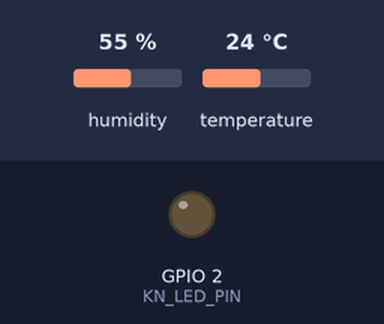
This program was run on a simulated ESP32. Parts: output pins drawn as LEDs (lit = HIGH). Wiring (inferred from the names in the program): SHT3x sensor at I2C address 0x44. The test bench sets the inputs (shaded band); at power-on: humidity 55 %, temperature 24 °C. WiFi joins after 1.5 s; servers stay silent unless stated; the local clock reads 2024-03-15 10:24:30 at power-on unless the program sets it; random numbers use the default seed unless the program sets one; no MQTT or app messages arrive unless stated; what the program prints to the serial monitor is not drawn.

Above: at 0.9 s.
Timing chart, 0 to 78.2 s (numbered marks = the images above):
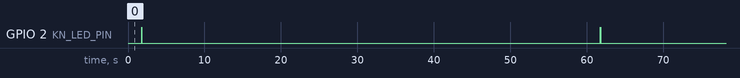

The program:

main.cpp
```cpp
// KisanNiti storage node: SHT30 probe in the grain -> ESP32 -> MQTT.
// Publishes DeviceTelemetryV1 (kisaniti/docs/contracts/L3b_SENSOR_STORAGE_CONTRACT_v1.md).
// The same source builds the real node and the Wokwi twin (see include/config.h).
#include <Arduino.h>
#include <WiFi.h>
#include <Wire.h>
#include <MQTT.h>
#include <esp_random.h>
#include <esp_timer.h>
#include <sys/time.h>
#include <time.h>

#include "config.h"
#include "sht3x_codec.h"
#include "dht11_codec.h"
#include "dht22_codec.h"
#include "sample_buffer.h"
#include "telemetry_json.h"

// DHT family (single-wire): DHT11 stop-gap or DHT22 (CHAT-56). Same driver, per-model timing and decoding.
#if KN_SENSOR_DHT11 && KN_SENSOR_DHT22
#error "choose one sensor: KN_SENSOR_DHT11 or KN_SENSOR_DHT22"
#endif
#if KN_SENSOR_DHT22
#define KN_SENSOR_DHT 1
#define KN_DHT_START_LOW_MS kn::DHT22_START_LOW_MS
#define KN_DHT_MIN_INTERVAL_MS kn::DHT22_MIN_INTERVAL_MS
#define KN_DHT_DECODE kn::dht22_decode
#elif KN_SENSOR_DHT11
#define KN_SENSOR_DHT 1
#define KN_DHT_START_LOW_MS kn::DHT11_START_LOW_MS
#define KN_DHT_MIN_INTERVAL_MS kn::DHT11_MIN_INTERVAL_MS
#define KN_DHT_DECODE kn::dht11_decode
#endif

#if KN_MQTT_TLS
#include <WiFiClientSecure.h>
static WiFiClientSecure net;
#else
static WiFiClient net;
#endif

static MQTTClient mqtt(1024);
static kn::SampleBuffer<KN_BUFFER_SIZE> buffer;
static kn::DeviceInfo device;

static char topic_telemetry[96];
static char topic_ack[96];
static char topic_status[96];
static char client_id[48];

static uint32_t next_seq = 0;
static uint64_t next_sample_ms = 0;
static uint64_t last_wifi_attempt_ms = 0;
static uint64_t last_mqtt_attempt_ms = 0;
static uint64_t mqtt_backoff_ms = 2000;
static uint64_t last_health_ms = 0;
static bool clock_synced = false;
static uint32_t published_total = 0;
static uint32_t acked_total = 0;

static uint64_t uptime_ms() { return (uint64_t)(esp_timer_get_time() / 1000); }

static int64_t epoch_ms_now() {
  struct timeval tv;
  gettimeofday(&tv, nullptr);
  return (int64_t)tv.tv_sec * 1000 + tv.tv_usec / 1000;
}

// The clock counts as synced once SNTP has moved it past 2024-01-01.
static bool clock_is_valid() { return time(nullptr) > 1704067200; }

// ---------- SHT30 (single shot, high repeatability, no clock stretching) ----------

static bool sht3x_command(uint16_t cmd) {
  Wire.beginTransmission(kn::SHT3X_ADDR_DEFAULT);
  Wire.write((uint8_t)(cmd >> 8));
  Wire.write((uint8_t)(cmd & 0xFF));
  return Wire.endTransmission() == 0;
}

static kn::ReadStatus sht3x_measure_once(float *t, float *rh) {
  if (!sht3x_command(kn::SHT3X_CMD_SINGLE_HIGH_NOSTRETCH)) return kn::ReadStatus::NO_ACK;
  delay(kn::SHT3X_MEAS_HIGH_MAX_MS);
  // Without clock stretching the sensor NACKs the read header until data is ready.
  for (int attempt = 0; attempt < 3; attempt++) {
    if (Wire.requestFrom((uint8_t)kn::SHT3X_ADDR_DEFAULT, (uint8_t)6) == 6) {
      uint8_t frame[6];
      for (int i = 0; i < 6; i++) frame[i] = Wire.read();
      return kn::sht3x_decode(frame, t, rh);
    }
    delay(5);
  }
  return kn::ReadStatus::TIMEOUT;
}

[[maybe_unused]] static kn::ReadStatus sht3x_measure(float *t, float *rh) {
  kn::ReadStatus st = sht3x_measure_once(t, rh);
  if (st != kn::ReadStatus::OK) st = sht3x_measure_once(t, rh);  // one retry
  return st;
}

#if KN_SENSOR_DHT
// ---------- DHT11 / DHT22 (single-wire, bit-banged; frame decoding in dht11_codec.h / dht22_codec.h) ----------

static portMUX_TYPE dht_mux = portMUX_INITIALIZER_UNLOCKED;

static bool dht_wait_level(int level, uint32_t timeout_us) {
  uint32_t start = micros();
  while (digitalRead(KN_DHT_PIN) != level) {
    if (micros() - start > timeout_us) return false;
  }
  return true;
}

static kn::ReadStatus dht_measure_once(float *t, float *rh) {
  uint8_t f[5] = {0, 0, 0, 0, 0};
  pinMode(KN_DHT_PIN, OUTPUT);
  digitalWrite(KN_DHT_PIN, LOW);
  delay(KN_DHT_START_LOW_MS);
  kn::ReadStatus st = kn::ReadStatus::OK;
  portENTER_CRITICAL(&dht_mux);  // the 40 bits take ~4 ms; keep interrupts from skewing pulse widths
  digitalWrite(KN_DHT_PIN, HIGH);
  delayMicroseconds(30);
  pinMode(KN_DHT_PIN, INPUT_PULLUP);
  if (!dht_wait_level(LOW, 100)) {
    st = kn::ReadStatus::NO_ACK;  // sensor never answered the start signal
  } else if (!dht_wait_level(HIGH, 100) || !dht_wait_level(LOW, 100)) {
    st = kn::ReadStatus::TIMEOUT;
  } else {
    for (int i = 0; i < 40; i++) {
      if (!dht_wait_level(HIGH, 80)) { st = kn::ReadStatus::TIMEOUT; break; }
      uint32_t rise = micros();
      if (!dht_wait_level(LOW, 100)) { st = kn::ReadStatus::TIMEOUT; break; }
      f[i / 8] = (uint8_t)(f[i / 8] << 1);
      if (micros() - rise > kn::DHT11_BIT_ONE_US) f[i / 8] |= 1;
    }
  }
  portEXIT_CRITICAL(&dht_mux);
  if (st != kn::ReadStatus::OK) return st;
  return KN_DHT_DECODE(f, t, rh);
}

static kn::ReadStatus sensor_measure(float *t, float *rh) {
  kn::ReadStatus st = dht_measure_once(t, rh);
  if (st != kn::ReadStatus::OK) {
    delay(KN_DHT_MIN_INTERVAL_MS);  // DHT11 needs >= 1 s, DHT22 >= 2 s between reads
    st = dht_measure_once(t, rh);    // one retry
  }
  return st;
}
#else
static kn::ReadStatus sensor_measure(float *t, float *rh) { return sht3x_measure(t, rh); }
#endif

// ---------- sampling ----------

static void take_sample() {
  kn::Sample s{};
  s.seq = next_seq++;
  s.uptime_ms = uptime_ms();
  float t = 0, rh = 0;
  s.status = sensor_measure(&t, &rh);
  s.temperature_c = kn::round2(t);
  s.humidity_pct = kn::round2(rh);
  if (clock_synced) {
    s.epoch_ms = epoch_ms_now();
    s.time_quality = kn::TimeQuality::NTP_SYNCED;
  } else {
    s.epoch_ms = 0;
    s.time_quality = kn::TimeQuality::UNSYNCED;
  }
  s.state = kn::SendState::PENDING;
  bool dropped = buffer.push(s);
  if (s.status == kn::ReadStatus::OK) {
    Serial.printf("[kn] sample seq=%lu T=%.2fC RH=%.2f%% time=%s buffered=%u%s\n",
                  (unsigned long)s.seq, s.temperature_c, s.humidity_pct,
                  kn::time_quality_name(s.time_quality), (unsigned)buffer.size(),
                  dropped ? " (oldest dropped: buffer full)" : "");
  } else {
    Serial.printf("[kn] sample seq=%lu read_status=%s buffered=%u\n", (unsigned long)s.seq,
                  kn::read_status_name(s.status), (unsigned)buffer.size());
  }
}

// ---------- MQTT ----------

static void on_message(String &topic, String &payload) {
  if (topic != topic_ack) return;
  uint32_t seq;
  if (kn::parse_ack(payload.c_str(), payload.length(), device.boot_id, &seq)) {
    if (buffer.remove_seq(seq)) acked_total++;
    Serial.printf("[kn] ack seq=%lu buffered=%u\n", (unsigned long)seq, (unsigned)buffer.size());
  }
}

static void publish_status(bool online) {
  char payload[128], at[kn::INSTANT_LEN];
  if (clock_synced) {
    kn::format_utc(epoch_ms_now(), at);
    snprintf(payload, sizeof payload, "{\"state\":\"%s\",\"boot_id\":\"%s\",\"at\":\"%s\"}",
             online ? "online" : "offline", device.boot_id, at);
  } else {
    snprintf(payload, sizeof payload, "{\"state\":\"%s\",\"boot_id\":\"%s\",\"at\":null}",
             online ? "online" : "offline", device.boot_id);
  }
  mqtt.publish(topic_status, payload, strlen(payload), true, 1);
}

static void maintain_wifi() {
  if (WiFi.status() == WL_CONNECTED) return;
  uint64_t now = uptime_ms();
  if (last_wifi_attempt_ms != 0 && now - last_wifi_attempt_ms < 30000) return;
  last_wifi_attempt_ms = now;
  Serial.printf("[kn] wifi connecting to %s\n", KN_WIFI_SSID);
  WiFi.disconnect();
  if (KN_WIFI_CHANNEL) {
    WiFi.begin(KN_WIFI_SSID, KN_WIFI_PASS, KN_WIFI_CHANNEL);
  } else {
    WiFi.begin(KN_WIFI_SSID, KN_WIFI_PASS);
  }
}

static void maintain_clock() {
  if (clock_synced || !clock_is_valid()) return;
  clock_synced = true;
  size_t n = buffer.backfill_time(epoch_ms_now(), uptime_ms());
  char at[kn::INSTANT_LEN];
  kn::format_utc(epoch_ms_now(), at);
  Serial.printf("[kn] clock synced %s; back-filled %u earlier samples\n", at, (unsigned)n);
}

static void maintain_mqtt() {
  if (WiFi.status() != WL_CONNECTED || mqtt.connected()) return;
  if (KN_MQTT_TLS && !clock_synced) return;  // certificate dates need a valid clock
  uint64_t now = uptime_ms();
  if (last_mqtt_attempt_ms != 0 && now - last_mqtt_attempt_ms < mqtt_backoff_ms) return;
  last_mqtt_attempt_ms = now;
  char will[96];
  snprintf(will, sizeof will, "{\"state\":\"offline\",\"boot_id\":\"%s\",\"at\":null}", device.boot_id);
  mqtt.setWill(topic_status, will, true, 1);
  Serial.printf("[kn] mqtt connecting to %s:%d as %s\n", KN_MQTT_HOST, KN_MQTT_PORT, client_id);
  bool ok = strlen(KN_MQTT_USER) > 0 ? mqtt.connect(client_id, KN_MQTT_USER, KN_MQTT_PASS)
                                     : mqtt.connect(client_id);
  if (!ok) {
    Serial.printf("[kn] mqtt connect failed (lastError=%d returnCode=%d), retry in %lus\n",
                  (int)mqtt.lastError(), (int)mqtt.returnCode(), (unsigned long)(mqtt_backoff_ms / 1000));
    mqtt_backoff_ms = mqtt_backoff_ms * 2 > 60000 ? 60000 : mqtt_backoff_ms * 2;
    return;
  }
  mqtt_backoff_ms = 2000;
  mqtt.subscribe(topic_ack, 1);
  publish_status(true);
  Serial.println("[kn] mqtt connected");
}

static void send_buffered() {
  if (!mqtt.connected()) return;
  uint64_t now = uptime_ms();
  if (KN_APP_ACK) buffer.expire_waiting(now, KN_ACK_TIMEOUT_MS);
  char payload[640];
  int sent = 0;
  size_t i = 0;
  while (i < buffer.size() && sent < KN_MAX_SENDS_PER_LOOP) {
    kn::Sample &s = buffer.at(i);
    bool untimed_too_young = s.time_quality == kn::TimeQuality::UNSYNCED && now - s.uptime_ms < KN_UNSYNCED_HOLD_MS;
    if (s.state != kn::SendState::PENDING || untimed_too_young) {
      i++;
      continue;
    }
    size_t len = kn::build_telemetry(s, device, buffer.dropped(), payload, sizeof payload);
    if (len == 0 || !mqtt.publish(topic_telemetry, payload, (int)len, false, 1)) {
      Serial.printf("[kn] publish failed seq=%lu; will retry\n", (unsigned long)s.seq);
      return;
    }
    published_total++;
    sent++;
    digitalWrite(KN_LED_PIN, HIGH);
    Serial.printf("TX %s %s\n", topic_telemetry, payload);
    if (KN_APP_ACK) {
      s.state = kn::SendState::AWAIT_ACK;
      s.sent_at_ms = now;
      s.send_count++;
      i++;
    } else {
      buffer.remove_seq(s.seq);  // broker PUBACK only (stand-alone twin)
    }
  }
  digitalWrite(KN_LED_PIN, LOW);
}

static void log_health() {
  uint64_t now = uptime_ms();
  if (now - last_health_ms < 60000) return;
  last_health_ms = now;
  Serial.printf("[kn] health wifi=%d mqtt=%d clock=%d buffered=%u dropped=%lu published=%lu acked=%lu\n",
                WiFi.status() == WL_CONNECTED, mqtt.connected(), clock_synced, (unsigned)buffer.size(),
                (unsigned long)buffer.dropped(), (unsigned long)published_total, (unsigned long)acked_total);
}

void setup() {
  Serial.begin(115200);
  delay(200);
  pinMode(KN_LED_PIN, OUTPUT);

  snprintf(device.boot_id, sizeof device.boot_id, "%08lx", (unsigned long)esp_random());
  device.device_id = KN_DEVICE_ID;
  device.sensor_model = KN_SENSOR_MODEL;
  device.firmware_version = KN_FIRMWARE_VERSION;
  device.source_origin = KN_SOURCE_ORIGIN;
  device.sample_interval_s = KN_SAMPLE_INTERVAL_S;
  snprintf(topic_telemetry, sizeof topic_telemetry, "kisaniti/v1/devices/%s/telemetry", KN_DEVICE_ID);
  snprintf(topic_ack, sizeof topic_ack, "kisaniti/v1/devices/%s/ack", KN_DEVICE_ID);
  snprintf(topic_status, sizeof topic_status, "kisaniti/v1/devices/%s/status", KN_DEVICE_ID);
  snprintf(client_id, sizeof client_id, "%s-%s", KN_DEVICE_ID, device.boot_id);

  Serial.printf("[kn] KisanNiti node %s firmware %s origin %s boot_id %s interval %lus app_ack %d\n",
                KN_DEVICE_ID, KN_FIRMWARE_VERSION, KN_SOURCE_ORIGIN, device.boot_id,
                (unsigned long)KN_SAMPLE_INTERVAL_S, KN_APP_ACK);

#if KN_SENSOR_DHT
  pinMode(KN_DHT_PIN, INPUT_PULLUP);
  delay(KN_DHT_MIN_INTERVAL_MS);  // the sensor is not readable for 1-2 s after power-up
  {
    float t0 = 0, rh0 = 0;
    kn::ReadStatus st0 = dht_measure_once(&t0, &rh0);
    if (st0 == kn::ReadStatus::OK) {
      Serial.printf("[kn] %s found on GPIO %d (T=%.1fC RH=%.1f%%)\n", KN_SENSOR_MODEL, KN_DHT_PIN, t0, rh0);
    } else {
      Serial.printf("[kn] %s not answering on GPIO %d (%s): check wiring\n", KN_SENSOR_MODEL, KN_DHT_PIN,
                    kn::read_status_name(st0));
    }
    delay(KN_DHT_MIN_INTERVAL_MS);
  }
#else
  Wire.begin(KN_I2C_SDA, KN_I2C_SCL);
  if (sht3x_command(kn::SHT3X_CMD_SOFT_RESET)) {
    delay(kn::SHT3X_SOFT_RESET_MAX_MS);
    Serial.println("[kn] SHT30 found at 0x44");
  } else {
    Serial.println("[kn] SHT30 not answering at 0x44: check wiring; readings will report NO_ACK");
  }
#endif

  WiFi.mode(WIFI_STA);
  WiFi.setAutoReconnect(true);
  configTime(0, 0, KN_NTP_SERVER_1, KN_NTP_SERVER_2);
#if KN_MQTT_TLS
  net.setCACert(KN_MQTT_CA_PEM);
#endif
  mqtt.begin(KN_MQTT_HOST, KN_MQTT_PORT, net);
  mqtt.setKeepAlive(30);
  mqtt.setCleanSession(true);
  mqtt.setTimeout(5000);
  mqtt.onMessage(on_message);

  next_sample_ms = uptime_ms();
}

void loop() {
  uint64_t now = uptime_ms();
  if (now >= next_sample_ms) {
    take_sample();
    next_sample_ms += (uint64_t)KN_SAMPLE_INTERVAL_S * 1000;
    if (next_sample_ms < now) next_sample_ms = now + (uint64_t)KN_SAMPLE_INTERVAL_S * 1000;
  }
  maintain_wifi();
  maintain_clock();
  maintain_mqtt();
  mqtt.loop();
  send_buffered();
  log_health();
  delay(10);
}
```

secrets.example.h
```cpp
// Copy to include/secrets.h (git-ignored) and fill in. Never commit real values.
#pragma once

#define KN_WIFI_SSID "your-hotspot-name"
#define KN_WIFI_PASS "your-hotspot-password"

#define KN_MQTT_HOST "192.168.43.10"  // laptop or server running Mosquitto (see BUILD_GUIDE.md)
#define KN_MQTT_PORT 8883
#define KN_MQTT_USER "kn-node-001"
#define KN_MQTT_PASS "per-device-password"

#define KN_DEVICE_ID "kn-node-001"

// PEM of the CA that signed the broker certificate (backend/ingestion/broker/certs/ca.crt).
// The broker certificate must name KN_MQTT_HOST (IP or DNS name).
#define KN_MQTT_CA_PEM \
  "-----BEGIN CERTIFICATE-----\n" \
  "REPLACE_WITH_YOUR_CA\n" \
  "-----END CERTIFICATE-----\n"
```

config.h
```cpp
// Build-time configuration. Two profiles share all code:
//   real node (default)  - secrets.h, MQTT over TLS, 5-minute samples, application ack
//   KN_SIMULATION=1      - Wokwi twin: Wokwi-GUEST Wi-Fi, public test broker, 10-second samples
#pragma once

#ifndef KN_FIRMWARE_VERSION
#define KN_FIRMWARE_VERSION "kn-fw-1.0.0"
#endif

#if KN_SENSOR_DHT11
// Stop-gap sensor (env esp32dev_dht11): DHT11 module, DATA on GPIO 4, VCC on 3V3.
#define KN_SENSOR_MODEL "DHT11"
#define KN_DHT_PIN 4
#elif KN_SENSOR_DHT22
// DHT22 / AM2302 module (env esp32dev_dht22, CHAT-56): DATA on GPIO 4, VCC on 3V3.
#define KN_SENSOR_MODEL "DHT22"
#define KN_DHT_PIN 4
#else
#define KN_SENSOR_MODEL "SHT30"
#endif
#define KN_I2C_SDA 21
#define KN_I2C_SCL 22
#define KN_LED_PIN 2

#define KN_BUFFER_SIZE 288           // 24 h at 5 minutes (contract section 2)
#define KN_ACK_TIMEOUT_MS 60000UL    // resend if no application ack within 60 s
#define KN_MAX_SENDS_PER_LOOP 10     // keep loop() responsive while draining a backlog
#define KN_UNSYNCED_HOLD_MS 600000UL // hold samples up to 10 min waiting for NTP before sending them untimed
#define KN_NTP_SERVER_1 "pool.ntp.org"
#define KN_NTP_SERVER_2 "time.google.com"

#if KN_SIMULATION
// ---- Wokwi digital twin (no secrets, no personal data) ----
#define KN_WIFI_SSID "Wokwi-GUEST"
#define KN_WIFI_PASS ""
#define KN_WIFI_CHANNEL 6            // Wokwi's virtual access point is on channel 6
#define KN_MQTT_HOST "test.mosquitto.org"
#define KN_MQTT_PORT 1883
#define KN_MQTT_TLS 0
#define KN_MQTT_USER ""
#define KN_MQTT_PASS ""
#ifndef KN_DEVICE_ID
#define KN_DEVICE_ID "kn-twin-001"
#endif
#define KN_SOURCE_ORIGIN "WOKWI_TWIN"
#define KN_SAMPLE_INTERVAL_S 10      // shortened for the simulation; real nodes use 300
#ifndef KN_APP_ACK
#define KN_APP_ACK 0                 // stand-alone twin: broker PUBACK; set 1 when backend/ingestion runs
#endif

#else
// ---- Real node ----
#if __has_include("secrets.h")
#include "secrets.h"
#else
#warning "include/secrets.h not found: building with placeholder values from secrets.example.h"
#include "secrets.example.h"
#endif
#define KN_WIFI_CHANNEL 0
#define KN_MQTT_TLS 1
#define KN_SOURCE_ORIGIN "DEVICE"
#define KN_SAMPLE_INTERVAL_S 300     // 5 minutes (HARDWARE_CURRENT)
#ifndef KN_APP_ACK
#define KN_APP_ACK 1
#endif
#endif
```

Measured:
- by itself, GPIO 2 (KN_LED_PIN): alternates HIGH for 0.03 s and LOW for 60.0 s
